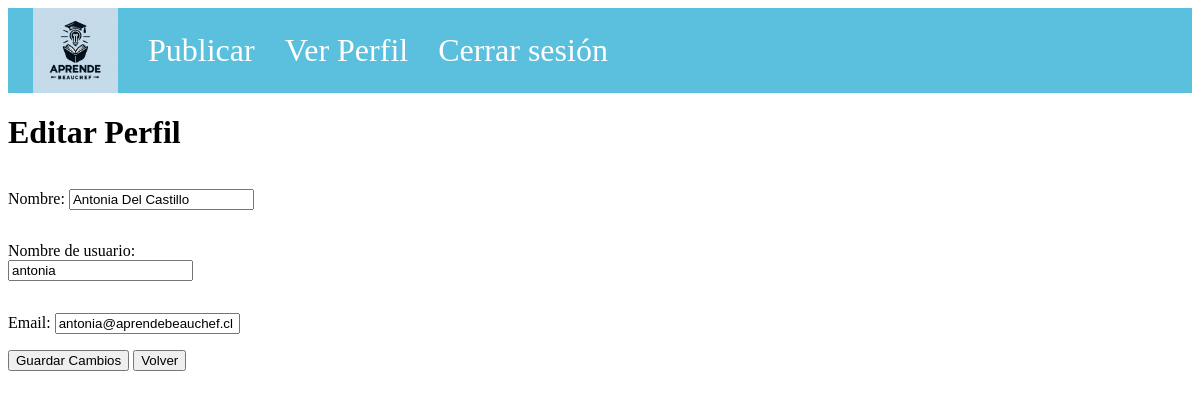
The page /profile/edit/ (signed in) on the database its author committed.
### baseapp/models.py (models this page shows)
class Usuario(AbstractUser):
    name = models.TextField(blank=True, null=True)

### baseapp/views.py (the view, shortened to what this page needs)
# urls.py: path("profile/edit/", views.profile_edit, name="profile_edit"),
def profile_edit(request):
    user=request.user
    if not user.is_authenticated:
        return redirect('login')  # Redirige a la página de inicio de sesión si no está autenticado
    if request.method == "GET":
        editProfile_form = EditProfileForm(initial={'name': user.name, 'username': user.username, 'email': user.email})
        return render(request, "profile_config.html", {"editProfile_form": editProfile_form})

### baseapp/forms.py
class EditProfileForm(forms.Form):
    name = forms.CharField(
        label="Nombre",
        max_length=50,
        widget=forms.TextInput(
            attrs={
                "placeholder": "Nombre Apellido",
                "class": "name_input",
                "id": "name",
            }
        ),
        required=True,
    )
    username = forms.CharField(
        label="Nombre de usuario",
        max_length=20,
        widget=forms.TextInput(
            attrs={
                "placeholder": "Nombre de usuario",
                "class": "username_input",
                "id": "username",
            }
        ),
        required=True,
    )
    email = forms.EmailField(
        label="Email",
        widget=forms.EmailInput(
            attrs={
                "placeholder": "xxxxx@xxxx.xx",
                "class": "email_input",
                "id": "email",
            }
        ),
    )

### baseapp/static/templates/profile_config.html (shortened to what this page needs)
{%extends 'base_navbar.html'%}
{% load static %}
{%block stylesheets%}
<link rel="stylesheet" type="text/css" href="{% static 'css/profile_config.css'%}">
{%endblock%}
{%block content%}
<div class="profile-content">
    <div class="user-tittle">
        <h1 class="user-profile"> Editar Perfil</h1>
    </div>
    <form name="editProfile_form" id="editProfile_form" method="post" enctype="multipart/form-data">
        <div class="input">
            {{ editProfile_form.as_p }}
        </div>
        <div class="register_button">
            <button type="submit" class="envioFormulario" id="ProfileConfigButton">Guardar Cambios</button>
            <button type="button" onclick="location.href = 'http://127.0.0.1:8000/profile/{{user.username}}'" class="backToIndex"> Volver </button>
        </div>
    </form>
</div>
{%endblock%}

### baseapp/static/css/profile_config.css (style rules this page uses)
.input { display: flex; flex-direction: column; width: 25%; }

### rows shown on the page
Usuario: name "Antonia Del Castillo", username "antonia", email "antonia@aprendebeauchef.cl"
